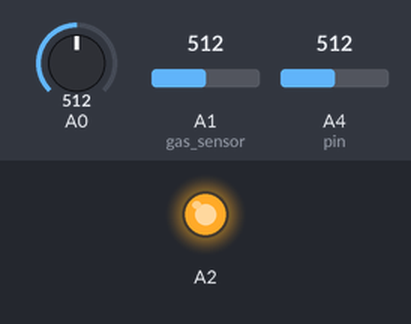
Recording of a sketch running on a simulated Arduino Uno, built with avr-gcc and run on an emulated ATmega328P. On the bench: output pins drawn as LEDs (lit = HIGH). The inputs (shaded band) are chosen by the test bench; at power-on: A0 = 512, A1 (gas_sensor) = 512, A4 (pin) = 512. What the sketch prints to the serial monitor is not drawn.

Above: at 0.1 s.
Timing chart, 0 to 1.6 s (numbered marks = the images above):
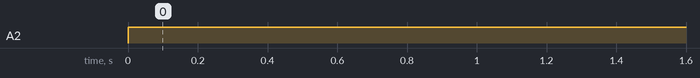

Measured:
- by itself, A2: LOW → HIGH at 0.00 s

The sketch:

ch4_temp_co.ino
```cpp
float R0_co = 2.08;

int gas_sensor = A1; //Sensor pin
float a = 1041.333;
float b = -2.729007;
float R0 = 18.16; //Sensor Resistance in fresh air from previous code
float temp;
int pin = A4;

void setup() {
    Serial.begin(9600);

    pinMode(gas_sensor, INPUT);
}

void loop() {
    float sensor_volt_co = 0;
    float RS_gas_co = 0;
    float ratio_co = 0;
    float sensorValue_co = 0;
    //float sensor_volt = 0;
    float a_co = 64.86 ;
    float b_co = -1.4;

    //----------------------------------------------------------------------------------------
    float sensor_volt; //Define variable for sensor voltage
    float RS_gas; //Define variable for sensor resistance
    float ratio; //Define variable for ratio
//-------------------------------------------------------------------------------------------------------
    //Heather 5v 60 s
    analogWrite(A2, 1023);
    delay(60000);

    //Heather 1.4 V 90 s
    analogWrite(A2, (1023/5)*1.4 );
    for(int i = 0; i<9000; i++){
        sensorValue_co = analogRead(A0);
        float sensor_volt_co = sensorValue_co/1024*5.0;
        RS_gas_co = (5.0-sensor_volt_co)/sensor_volt_co;
      //  Serial.print("rs = ");
      //  Serial.print(RS_gas);
        ratio_co = RS_gas_co/R0_co; //Replace R0 with the value found using the calibration code
       // Serial.print("        ratio =");
       // Serial.print(ratio);

        float z_co = pow(ratio_co , b_co);
     //    Serial.print("    z =");
      //  Serial.print(z);

        float ppm_co = a_co*z_co ;//Formula for co 2 concentration
       // Serial.print("\t");
    //----------------------------------------------------------------------------------------------------------
        float sensorValue = analogRead(gas_sensor); //Read analog values of sensor
        sensor_volt = sensorValue * (5.0 / 1023.0); //Convert analog values to voltage
        RS_gas = ((5.0 * 10.0) / sensor_volt) - 10.0; //Get value of RS in a gas
        ratio = RS_gas / R0;

        double ppm = a*pow(ratio , b);


        double percentage = ppm / 10000;
    //------------------------------------------------------------------------------------
          temp = analogRead(pin);
          temp = temp*5000/1024;
          temp = (temp - 500)/10;

       //------------------------------------------------------------------------------------------
        Serial.print(ppm);
        Serial.print("  ");
        Serial.print(temp);
        Serial.print("  ");
        Serial.println(ppm_co);


        delay(10);
    }
}
```
